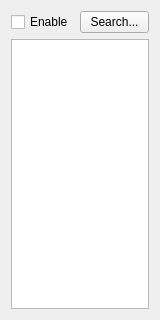
<ui version="4.0" >
 <class>sidewidget_cheats</class>
 <widget class="QWidget" name="sidewidget_cheats" >
  <property name="geometry" >
   <rect>
    <x>0</x>
    <y>0</y>
    <width>160</width>
    <height>320</height>
   </rect>
  </property>
  <property name="minimumSize" >
   <size>
    <width>160</width>
    <height>0</height>
   </size>
  </property>
  <property name="windowTitle" >
   <string>Cheats</string>
  </property>
  <layout class="QVBoxLayout" >
   <item>
    <layout class="QHBoxLayout" >
     <item>
      <widget class="QCheckBox" name="enableCheatsCheckbox" >
       <property name="text" >
        <string>Enable</string>
       </property>
      </widget>
     </item>
     <item>
      <widget class="QPushButton" name="searchForCheatsButton" >
       <property name="text" >
        <string>Search...</string>
       </property>
      </widget>
     </item>
    </layout>
   </item>
   <item>
    <widget class="QListWidget" name="cheatListWidget" />
   </item>
  </layout>
 </widget>
 <resources/>
 <connections/>
</ui>
